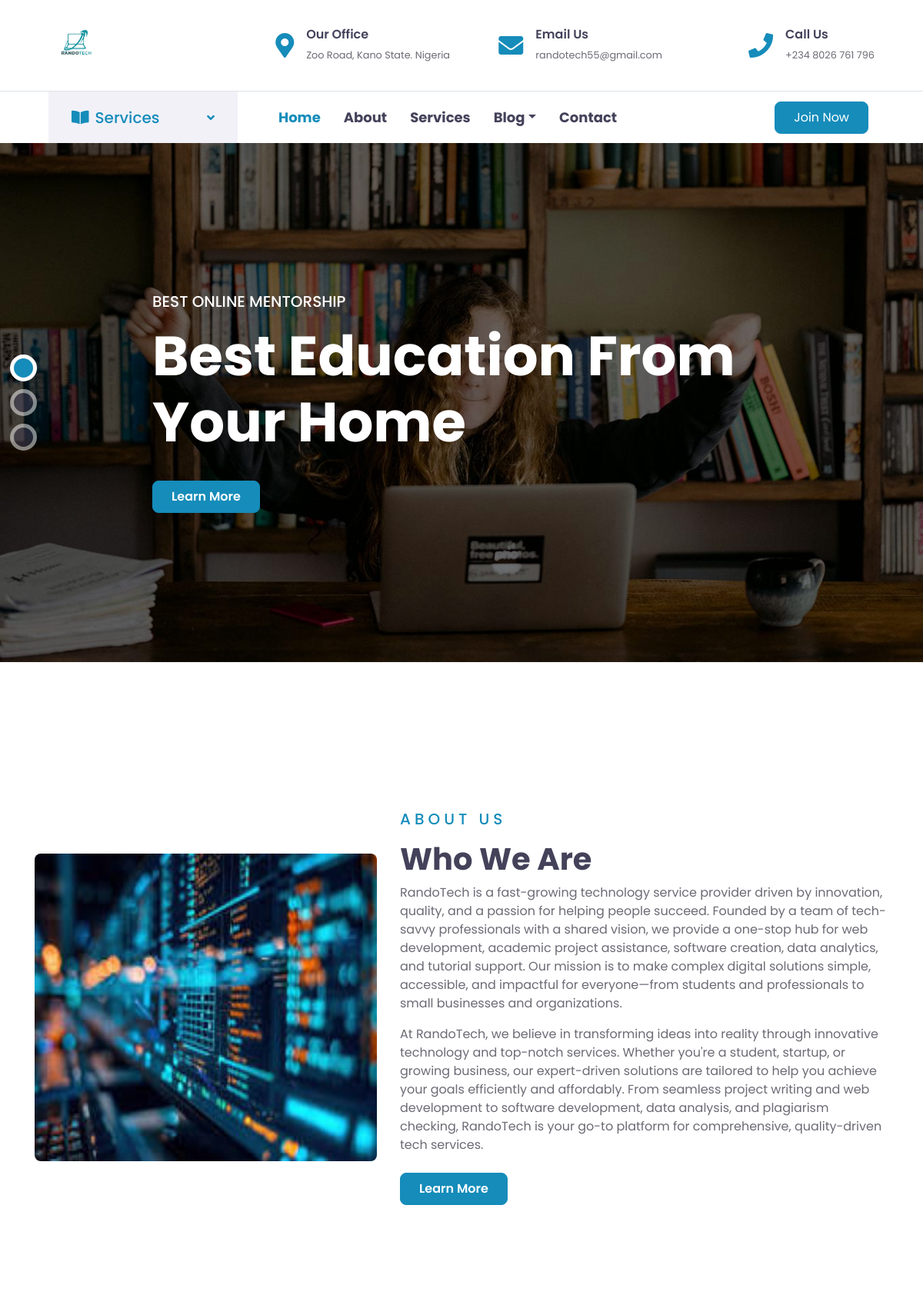
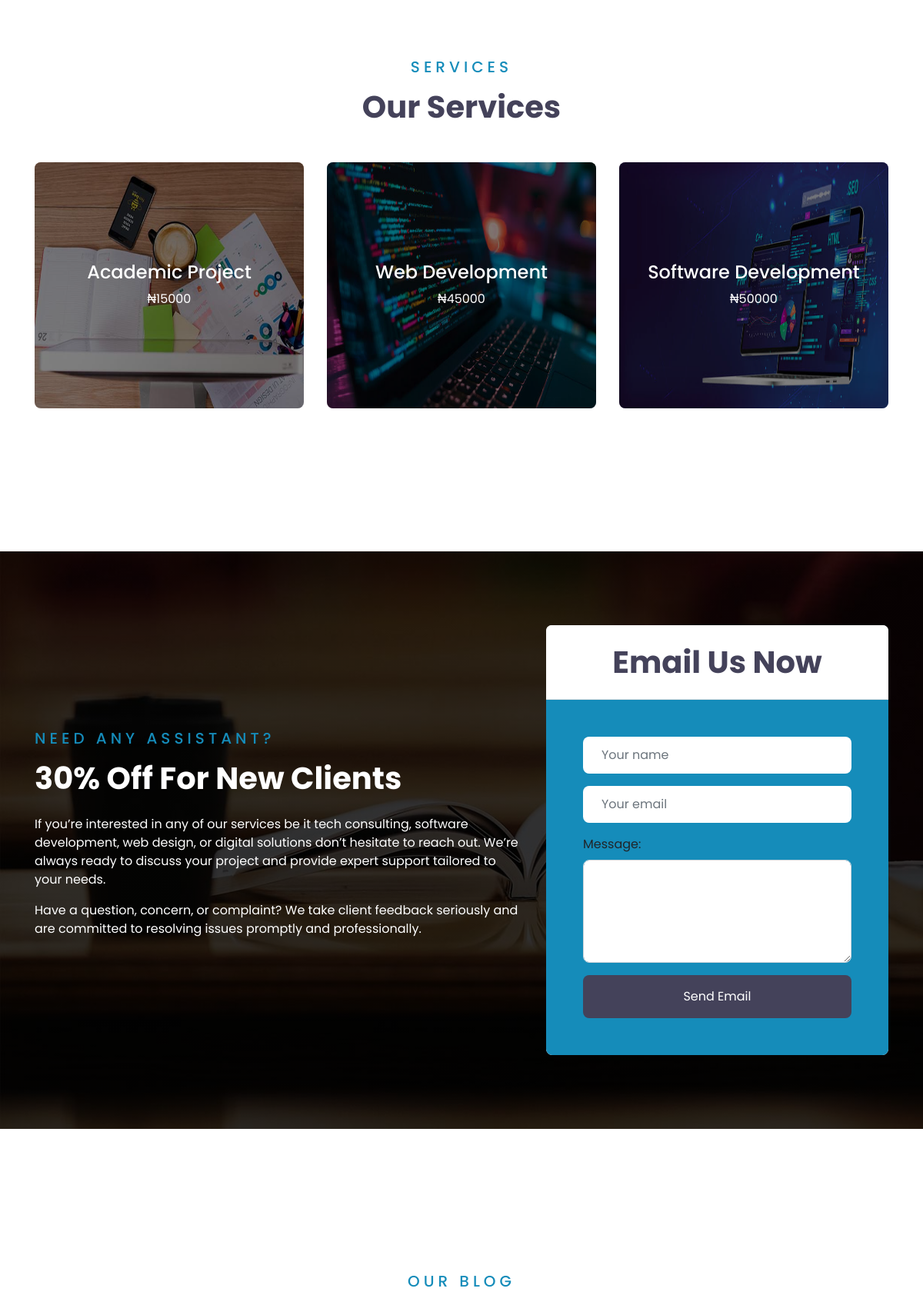
The page / (upper part) on the database its author committed (2 pictures, top to bottom).
### core/models.py (models this page shows, shortened)
class Service(models.Model):
    name = models.CharField(max_length=50)
    description = models.TextField(default='Write Something')
    price1 = models.IntegerField(default=0)
    price2 = models.IntegerField(default=0)
    price3 = models.IntegerField(default=0)
    price4 = models.IntegerField(default=0)
    price5 = models.IntegerField(default=0)
    cover_img = models.ImageField(upload_to='img/post_cover', default='image')
    img1 = models.ImageField(upload_to='img/img', default='img/post_cover/image_1.jpg')
    img2 = models.ImageField(upload_to='img/img', default='img/post_cover/image_1.jpg')
    img3 = models.ImageField(upload_to='img/img', default='img/post_cover/image_1.jpg')
    img4 = models.ImageField(upload_to='img/img', default='img/post_cover/image_1.jpg')
    def get_absolute_url(self):
        return reverse("core:service_detail", kwargs={"id": self.id})

### core/views.py (the view, shortened to what this page needs)
# urls.py: path('', IndexView, name='index'),
def IndexView(request):
    posts = Post.published.all()[:4]
    category = Category.objects.all()
    service = Service.objects.all()
    services = Service.objects.all()
    context = {
        'post' : posts,
        'category' : category,
        'service' : service,
        'services' : services,
    }
    return render(request,'core/index.html', context)

### blog/models.py (called while the page is built)
    def get_queryset(self):
        return super(PublishedManager, self).get_queryset()\
            .filter(status='published')

    def get_absolute_url(self):
        return reverse("blog:post_detail", args=[self.publish.year, self.publish.month, self.publish.day, self.slug])

### core/templates/core/index.html (shortened to what this page needs)
{% extends 'base.html' %}
{% load static %}
{% block content %}
{% if request.user.is_authenticated %}
        <div class="container py-5">
    <h2 class="fw-bold mb-4 text-center text-primary">Welcome back, {{request.user.full_name}}!</h2>
    <div class="row g-4 justify-content-center mb-5">
      <div class="col-6  col-md-3">
        <a href="{% url 'blog:create_post' %}" class="card act text-center p-3 shadow-sm fw-bolder" style="cursor: pointer;">
          <div class="mb-2 fs-4">📝</div>
          <div>Write a Blog Post</div>
        </a>
      </div>
      <div class="col-6 col-md-3">
        <a href="{% url 'blog:post_list' %}" class="card act text-center p-3 shadow-sm fw-bolder" style="cursor: pointer;">
          <div class="mb-2 fs-4">📄</div>
          <div>Blog</div>
        </a>
      </div>
      <div class="col-6  col-md-3">
        <a href="{% url 'blog:your_post' %}" class="card act text-center p-3 shadow-sm fw-bolder" style="cursor: pointer;">
          <div class="mb-2 fs-4">🧰</div>
          <div>My Posts</div>
        </a>
      </div>
      <div class="col-6  col-md-3">
        <a href="{% url 'core:services' %}" class="card act text-center p-3 shadow-sm fw-bolder" style="cursor: pointer;">
          <div class="mb-2 fs-4">🛒</div>
          <div>Browse Services</div>
        </a>
      </div>
    </div>
    <h4 class="mb-3 text-primary">Latest Blog Posts</h4>
    <div class="list-group">
        {% for p in post %}
        <a href="{{ p.get_absolute_url }}" class="list-group-item list-group-item-action mb-2">
            <strong>{{p.title}}</strong><br>
            <small><span class="text-primary">by {{p.author.full_name}}</span> - {{p.body|truncatechars:100}}</small>
        </a>
        {% endfor %}
        <div class="col-12 text-center">
            <a href="{% url 'blog:post_list' %}" id="another" class="text-primary ">View All Posts</a>
        </div>
    </div>
    <h4 class="mb-3 text-primary mt-5">Our Services</h4>
    <div class="list-group">
        {% for p in services|slice:":4" %}
        <a href="{{ p.get_absolute_url }}" class="list-group-item list-group-item-action mb-2">
            <strong>{{p.name}}</strong><br>
            <small><span class="text-primary">{{p.description|truncatechars:100}}</small>
        </a>
        {% endfor %}
        <div class="col-12 text-center">
            <a href="{% url 'core:services' %}" id="another" class="text-primary ">View All Services</a>
        </div>
    </div>
  </div>
{% else %}
    <div class="container-fluid p-0 pb-5 mb-5">
        <div id="header-carousel" class="carousel slide carousel-fade" data-ride="carousel">
            <ol class="carousel-indicators">
                <li data-target="#header-carousel" data-slide-to="0" class="active"></li>
                <li data-target="#header-carousel" data-slide-to="1"></li>
                <li data-target="#header-carousel" data-slide-to="2"></li>
            </ol>
            <div class="carousel-inner">
                <div class="carousel-item active" style="min-height: 300px;">
                    <img class="position-relative w-100" src="{% static 'img/carousel-1.jpg' %}" style="min-height: 300px; object-fit: cover;">
                    <div class="carousel-caption d-flex align-items-center justify-content-center">
                        <div class="p-5" style="width: 100%; max-width: 900px;">
                            <h5 class="text-white text-uppercase mb-md-3">Best Online Mentorship</h5>
                            <h1 class="display-3 text-white mb-md-4">Best Education From Your Home</h1>
                            <a href="{% url 'core:services' %}" class="btn btn-primary py-md-2 px-md-4 font-weight-semi-bold mt-2">Learn More</a>
                        </div>
                    </div>
                </div>
            </div>
        </div>
    </div>
    <div class="container-fluid py-5">
        <div class="container py-5">
            <div class="row align-items-center">
                <div class="col-lg-5">
                    <img class="img-fluid rounded mb-4 mb-lg-0" style="width: 100%; height: 25em;" src='{% static "img/about1.jpg" %}' alt="">
                </div>
                <div class="col-lg-7">
                    <div class="text-left mb-2">
                        <h5 class="text-primary text-uppercase mb-3" style="letter-spacing: 5px;">About Us</h5>
                        <h1 class="text-capitalize">Who we are</h1>
                    </div>
                    <p>RandoTech is a fast-growing technology service provider driven by innovation, quality, and a passion for helping people succeed. Founded by a team of tech-savvy professionals with a shared vision, we provide a one-stop hub for web development, academic project assistance, software creation, data analytics, and tutorial support. Our mission is to make complex digital solutions simple, accessible, and impactful for everyone—from students and professionals to small businesses and organizations.</p>
                    <p>At RandoTech, we believe in transforming ideas into reality through innovative technology and top-notch services. Whether you're a student, startup, or growing business, our expert-driven solutions are tailored to help you achieve your goals efficiently and affordably. From seamless project writing and web development to software development, data analysis, and plagiarism checking, RandoTech is your go-to platform for comprehensive, quality-driven tech services.
</p>
                    <a href="{% url 'core:about' %}" class="btn btn-primary py-md-2 px-md-4 font-weight-semi-bold mt-2">Learn More</a>
                </div>
            </div>
        </div>
    </div>
    <div class="container-fluid py-5">
        <div class="container pt-5 pb-3">
            <div class="text-center mb-5">
                <h5 class="text-primary text-uppercase mb-3" style="letter-spacing: 5px;">Services</h5>
                <h1>Our Services</h1>
            </div>
            <div class="row">
                {% for s in  service%}
                <div class="col-lg-4 col-md-6 mb-4">
                    <div class="cat-item position-relative overflow-hidden rounded mb-2">
                        <img class="img-fluid" style="height: 20em;" src="{{ s.cover_img.url }}" alt="">
                        <a class="cat-overlay text-white text-decoration-none" href="{{s.get_absolute_url}}">
                            <h4 class="text-white font-weight-medium">{{ s.name }}</h4>
                            <span>&#8358;{{ s.price1 }}</span>
                        </a>
                    </div>
                </div>
                {% endfor %}
            </div>
        </div>
    </div>
    <div class="container-fluid bg-registration py-5" style="margin: 90px 0;">
        <div class="container py-5">
            <div class="row align-items-center">
                <div class="col-lg-7 mb-5 mb-lg-0">
                    <div class="mb-4">
                        <h5 class="text-primary text-uppercase mb-3" style="letter-spacing: 5px;">Need Any Assistant?</h5>
                        <h1 class="text-white">30% Off For New Clients</h1>
                    </div>
                    <p class="text-white">If you’re interested in any of our services be it tech consulting, software development, web design, or digital solutions don’t hesitate to reach out. We’re always ready to discuss your project and provide expert support tailored to your needs.</p>
<p class="text-white">Have a question, concern, or complaint?
We take client feedback seriously and are committed to resolving issues promptly and professionally.</p>
                </div>
                <div class="col-lg-5">
                    <div class="card border-0">
                        <div class="card-header bg-light text-center p-4">
                            <h1 class="m-0">Email Us Now</h1>
                        </div>
                        <div class="card-body rounded-bottom p-5" style="background-color: #158cba;">
                            <form method="post">
                                <div class="form-group">
                                    <input type="text" name="name" class="form-control border-0 p-4" placeholder="Your name" required="required" />
                                </div>
                                <div class="form-group">
                                    <input type="email"
                            name="memail"
                            id="email"
                            pattern="[^ @]*@[^ @]*" class="form-control border-0 p-4" placeholder="Your email" required="required" />
                        </div>
                                <div class="form-group">
                                    <label for="" class="form-label">Message:</label>
                                    <textarea name="msg" class="form-control" cols="30" rows="5" id=""> </textarea>
                                </div>
                                <div>
                                    <button class="btn btn-dark btn-block border-0 py-3" type="submit">Send Email</button>
                                </div>
                            </form>
                        </div>
                    </div>
                </div>
            </div>
        </div>
    </div>
    <div class="container-fluid py-5">
        <div class="container pt-5 pb-3">
            <div class="text-center mb-5">
                <h5 class="text-primary text-uppercase mb-3" style="letter-spacing: 5px;">Our Blog</h5>
            </div>
        </div>
    </div>
{% endif %}
{% endblock content %}

### rows shown on the page
Service: cover_img (picture), name "Academic Project", price1 "15000"
Service: cover_img (picture), name "Web Development", price1 "45000"
Service: cover_img (picture), name "Software Development", price1 "50000"
